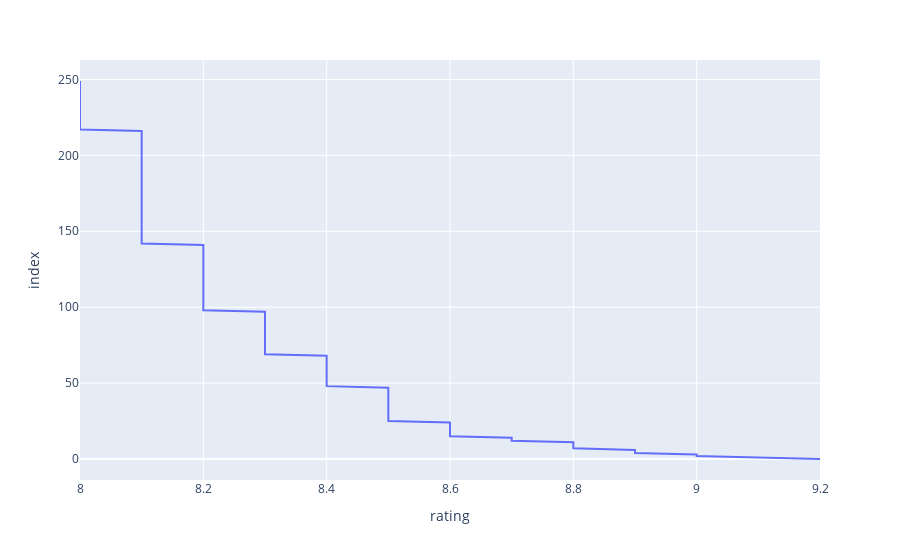

The cell this chart's notebook holds for it:
### Code cell
px.line(topmovies,x='rating',hover_name='title')

### Figure 1 — Plotly figure (JSON) as saved in the notebook; plotly's stock layout.template omitted (floating-point values rounded to 4 significant figures; data arrays with more than 128 entries replaced by an {"elided": "..."} marker saying what was removed)
{"data": [{"hovertemplate": "<b>%{hovertext}</b><br><br>rating=%{x}<br>index=%{y}<extra></extra>", "hovertext": {"elided": "250 str values"}, "legendgroup": "", "line": {"color": "#636efa", "dash": "solid"}, "mode": "lines", "name": "", "orientation": "h", "showlegend": false, "type": "scatter", "x": {"elided": "250 float values"}, "xaxis": "x", "y": {"elided": "250 int values"}, "yaxis": "y"}], "layout": {"legend": {"tracegroupgap": 0}, "margin": {"t": 60}, "xaxis": {"anchor": "y", "domain": [0, 1], "title": {"text": "rating"}}, "yaxis": {"anchor": "x", "domain": [0, 1], "title": {"text": "index"}}}}
